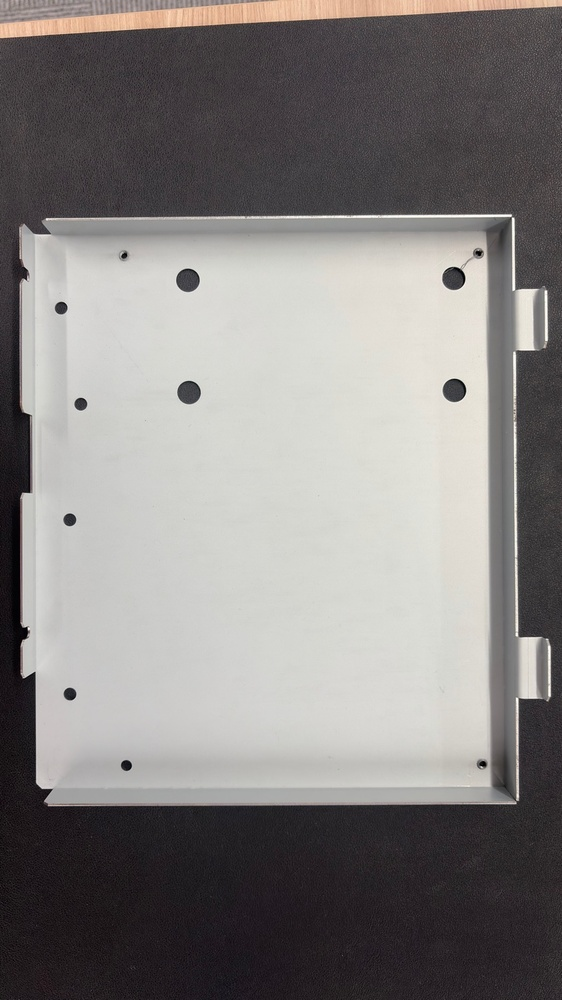
#> input picture will-RuleBase-curve-main/data/inputs/good.jpg, 562 x 1000 px, shrunk from 864 x 1536 before the run
$ python -i segmentation.py   (imports and definitions only)
#> lines starting #> are read from the running program, lines starting #| are printed output that depends on the picture; after the words box and inside, x2 and y2 are one past the last pixel; in counts of white or black regions, pixels touching at a corner belong together
#> further down, picture is the input picture: shape (1000, 562, 3); mean B, G, R 128.1, 129.6, 132.8
"""
前景セグメンテーションモジュール

基準画像から前景マスクを取得する機能を提供します。
"""
import cv2
import numpy as np


def get_foreground_mask(image, blur_ksize=5, keep_largest_ratio=0.0, preclose_kernel=15):
    """
    基準画像から前景マスクを画像処理で取得（Otsu + 中心を含む連結成分）。
    背景が単色に近いとき、サンプル（前景）領域だけをマスクする。

    Args:
        image: 基準画像（BGR or グレー）
        blur_ksize: ブラーカーネル（奇数）
        keep_largest_ratio: 最大連結成分の面積に対する割合以上の成分を追加で残す（0=中心成分のみ）
        preclose_kernel: 連結成分抽出前に行うCloseのカーネルサイズ（奇数）
    Returns:
        mask: 0/255 の二値マスク（255=前景）。失敗時は None（その場合はマスクなしで続行）
    """
#> called with blur_ksize = 5, keep_largest_ratio = 0, preclose_kernel = 15
    if image is None or image.size == 0:
        return None
    if len(image.shape) == 3:
        gray = cv2.cvtColor(image, cv2.COLOR_BGR2GRAY)
    else:
        gray = image.copy()
    h, w = gray.shape[:2]
#> h = 1000; w = 562
    blurred = cv2.GaussianBlur(gray, (blur_ksize, blur_ksize), 0)
    _, binary = cv2.threshold(blurred, 0, 255, cv2.THRESH_BINARY + cv2.THRESH_OTSU)
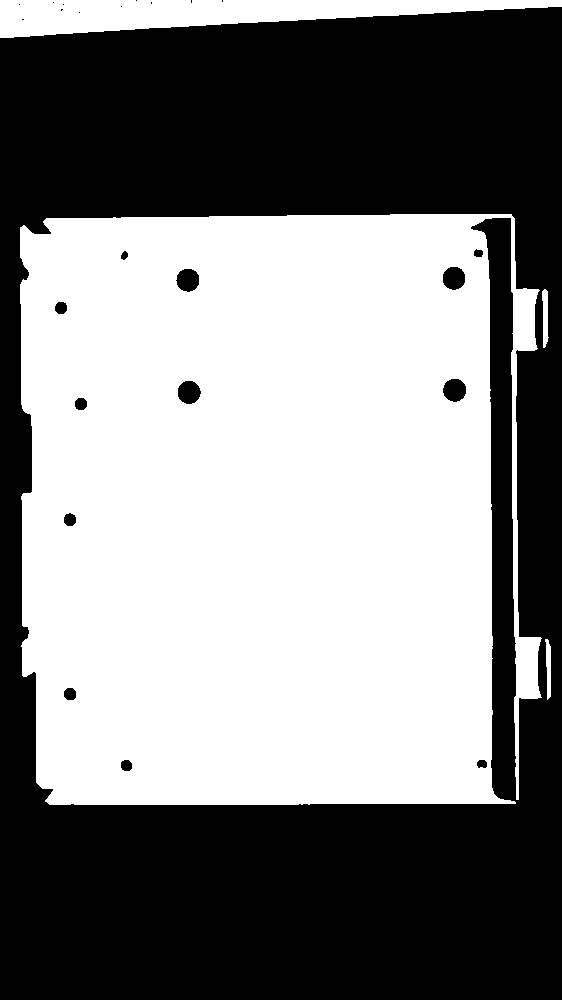
#> binary: shape (1000, 562); 51.3% white; 24 black regions (11 under 20 px), largest, box (x1, y1, x2, y2) and area: (0, 7, 562, 1000) 271202, (443, 379, 466, 402) 415, (178, 381, 201, 404) 414
    if preclose_kernel and int(preclose_kernel) > 0:
        ksize = max(3, int(preclose_kernel) if int(preclose_kernel) % 2 else int(preclose_kernel) + 1)
        kernel = cv2.getStructuringElement(cv2.MORPH_ELLIPSE, (ksize, ksize))
        binary = cv2.morphologyEx(binary, cv2.MORPH_CLOSE, kernel)
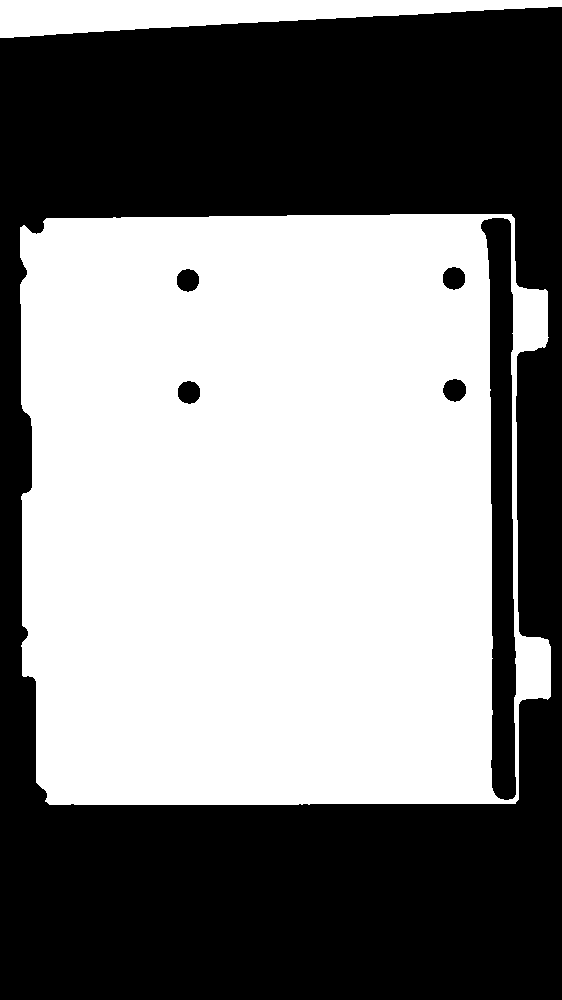
#> binary: shape (1000, 562); 51.7% white; 6 black regions, box (x1, y1, x2, y2) and area: (0, 7, 562, 1000) 257111, (481, 218, 516, 800) 12853, (443, 379, 466, 402) 406, (178, 381, 200, 404) 404, (443, 267, 465, 290) 402, (177, 269, 199, 292) 400
    num_labels, labels, stats, _ = cv2.connectedComponentsWithStats(binary, connectivity=8)
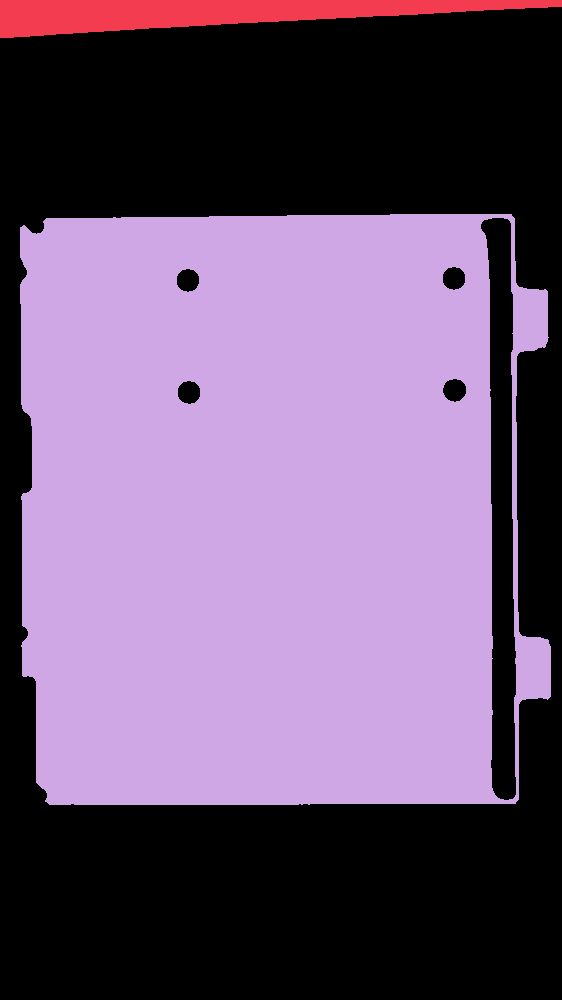
#> labels: shape (1000, 562) int32; 3 distinct labels, from 0 to 2; one colour per label, 0 black
#> num_labels = 3; stats = [[0, 7, 562, 993, 271576], [0, 0, 562, 38, 12217], [20, 214, 531, 591, 278207]]
    if num_labels < 2:
        return None
    cx, cy = w // 2, h // 2
#> cx = 281; cy = 500
    label_center = int(labels[cy, cx])
#> label_center = 2
    areas = [stats[i, 4] for i in range(1, num_labels)]  # 4 = CC_STAT_AREA
#> areas = [12217, 278207]
    if label_center >= 1:
        chosen = label_center
#> chosen = 2
    else:
        chosen = 1 + int(np.argmax(areas))
    fg = (labels == chosen).astype(np.uint8) * 255
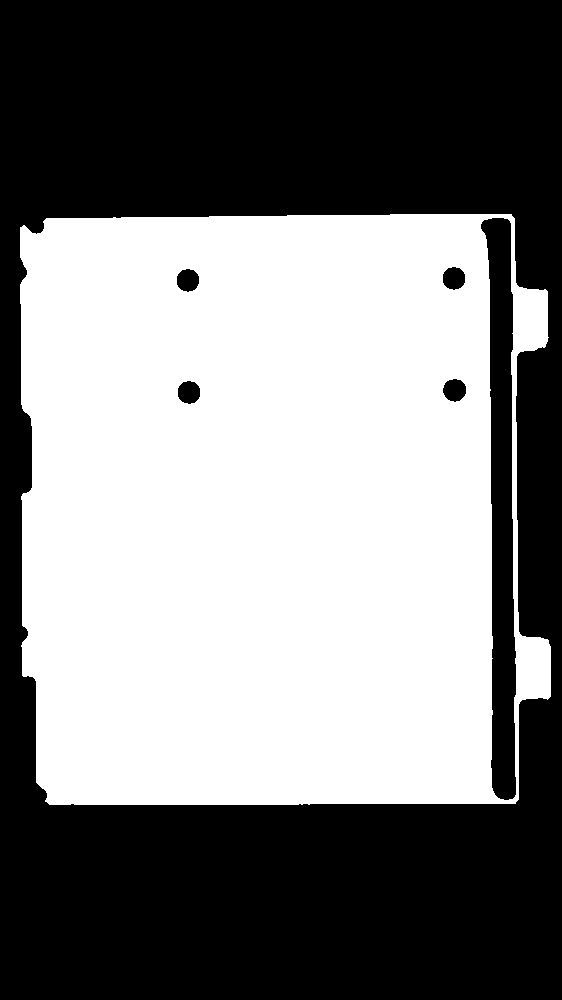
#> fg: shape (1000, 562); 49.5% white; 1 white region, box (x1, y1, x2, y2) and area: (20, 214, 551, 805) 278207
    if keep_largest_ratio and keep_largest_ratio > 0 and areas:
        largest_area = max(areas)
        threshold = largest_area * float(keep_largest_ratio)
        for i in range(1, num_labels):
            if stats[i, 4] >= threshold:
                fg |= (labels == i).astype(np.uint8) * 255
    kernel = cv2.getStructuringElement(cv2.MORPH_ELLIPSE, (15, 15))
    fg = cv2.morphologyEx(fg, cv2.MORPH_CLOSE, kernel)
    fg = cv2.morphologyEx(fg, cv2.MORPH_OPEN, kernel)
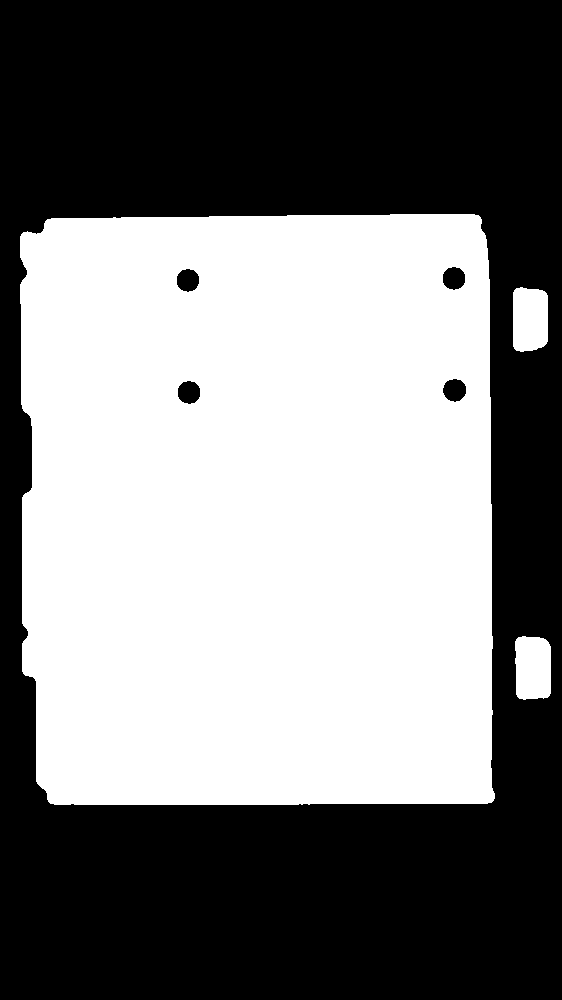
#> fg: shape (1000, 562); 49% white; 3 white regions, box (x1, y1, x2, y2) and area: (20, 214, 495, 805) 271301, (515, 636, 551, 700) 2128, (513, 287, 548, 352) 2103
    return fg

>>> import cv2
>>> picture = cv2.imread('../../will-RuleBase-curve-main/data/inputs/good.jpg')
>>> result = get_foreground_mask(picture)

$ run again, on will-RuleBase-curve-main/data/inputs/ng.jpg
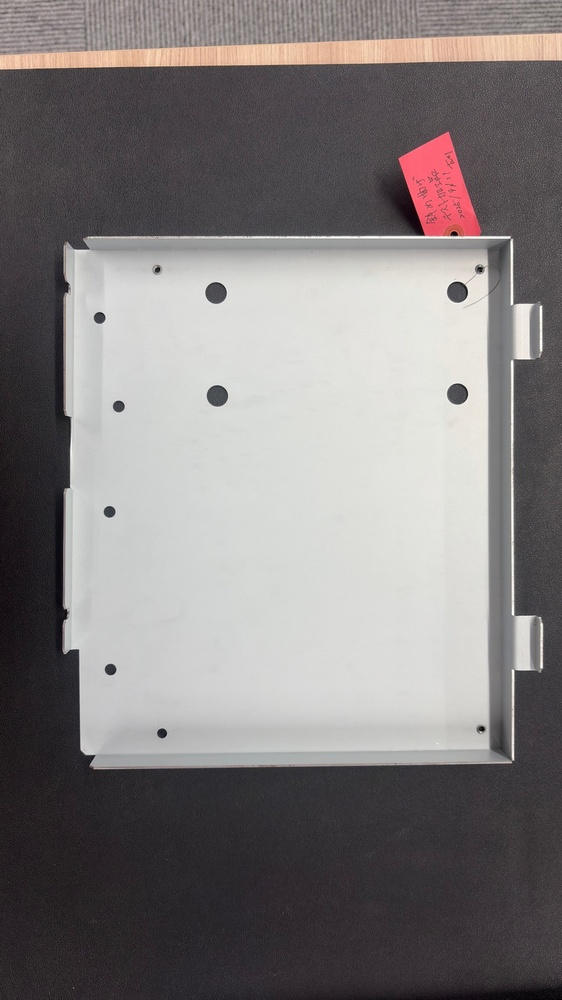
#> input picture will-RuleBase-curve-main/data/inputs/ng.jpg, 562 x 1000 px, shrunk from 864 x 1536 before the run
#> picture is the input picture: shape (1000, 562, 3); mean B, G, R 125.1, 125.1, 129.5
#> in get_foreground_mask, `num_labels, labels, stats, _ = cv2.connectedComponentsWithStats(binary..`:
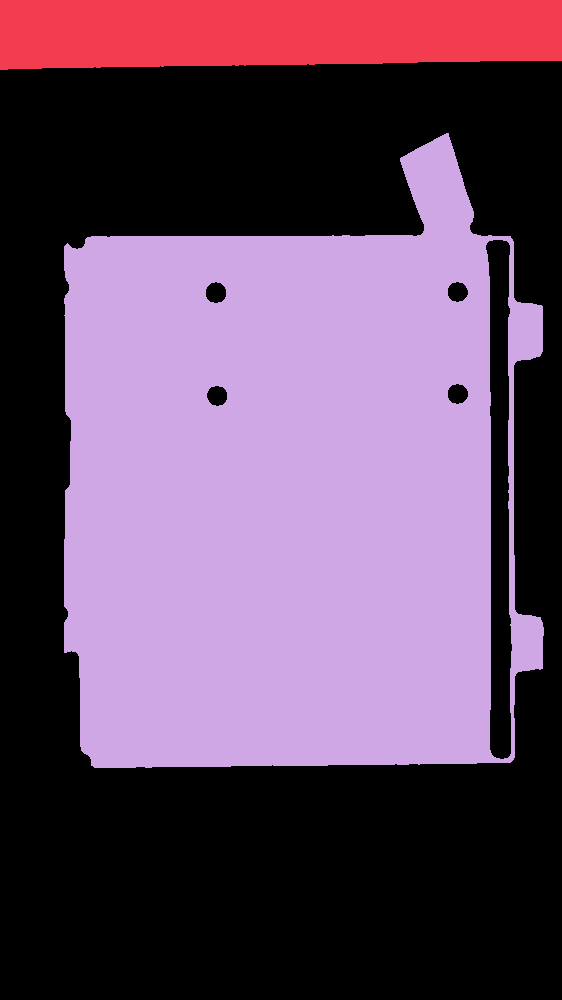
#> labels: shape (1000, 562) int32; 3 distinct labels, from 0 to 2; one colour per label, 0 black
#> num_labels = 3; stats = [[0, 61, 562, 939, 292664], [0, 0, 562, 70, 36426], [64, 133, 480, 635, 232910]]
#> label_center = 2
#> areas = [36426, 232910]
#> chosen = 2
#> in get_foreground_mask, `fg = cv2.morphologyEx(fg, cv2.MORPH_OPEN, kernel)`:
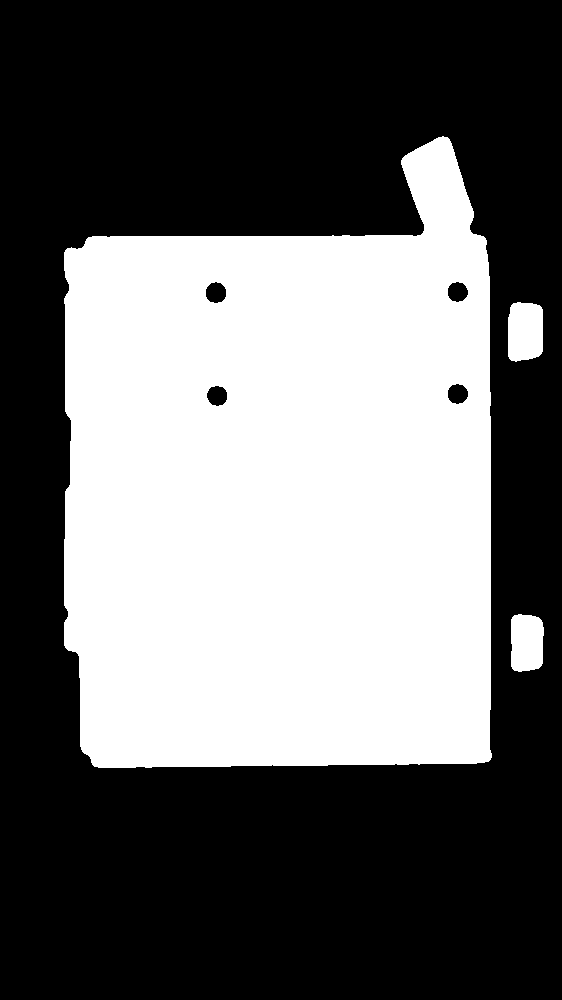
#> fg: shape (1000, 562); 41% white; 3 white regions, box (x1, y1, x2, y2) and area: (64, 136, 492, 768) 226708, (508, 302, 543, 362) 1910, (511, 614, 544, 672) 1727

$ run again, on will-RuleBase-curve-main/data/inputs/master.png
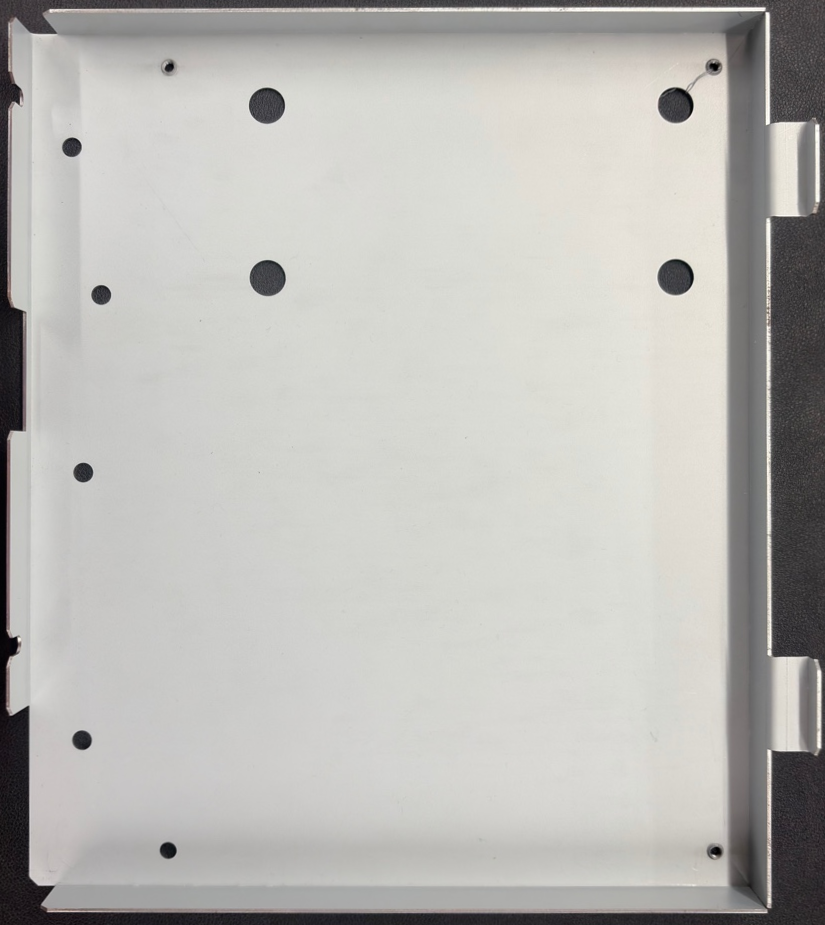
#> input picture will-RuleBase-curve-main/data/inputs/master.png, 825 x 925 px
#> picture is the input picture: shape (925, 825, 3); mean B, G, R 182, 185.7, 186.7
#> in get_foreground_mask, `binary = cv2.morphologyEx(binary, cv2.MORPH_CLOSE, kernel)`:
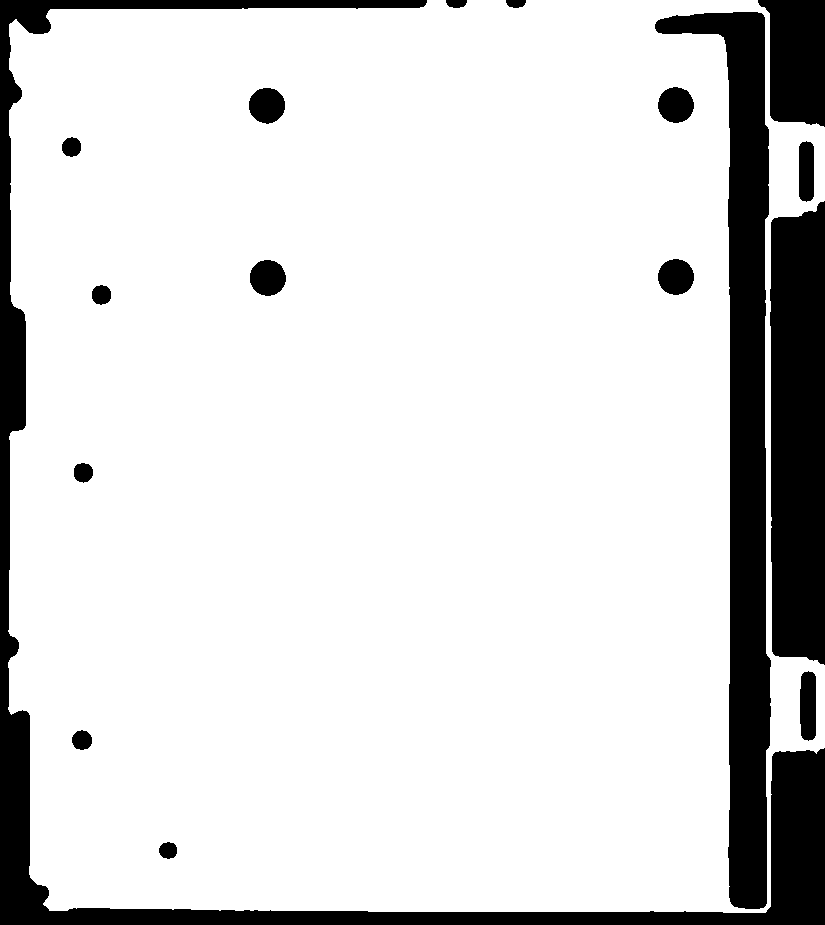
#> binary: shape (925, 825); 85.2% white; 17 black regions, largest, box (x1, y1, x2, y2) and area: (0, 0, 825, 925) 40241, (655, 12, 771, 909) 34602, (770, 201, 825, 665) 23930
#> num_labels = 2; stats = [[0, 0, 825, 925, 113269], [8, 0, 817, 913, 649856]]
#> label_center = 1
#> areas = [649856]
#> chosen = 1
#> in get_foreground_mask, `fg = cv2.morphologyEx(fg, cv2.MORPH_OPEN, kernel)`:
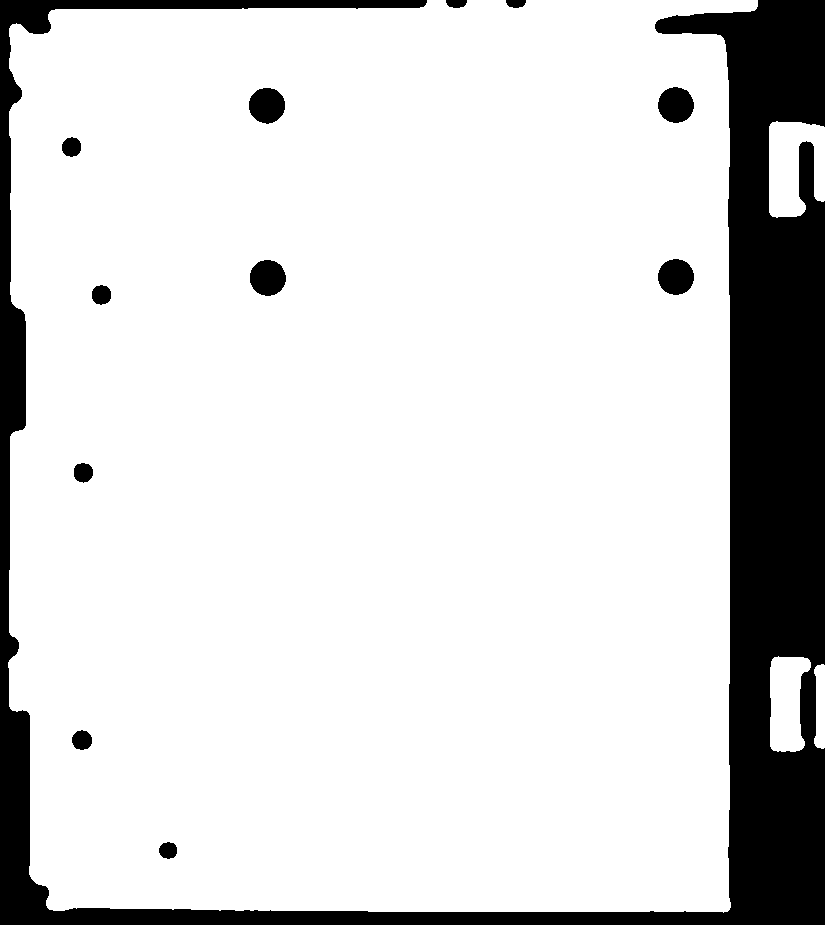
#> fg: shape (925, 825); 84.5% white; 12 black regions, largest, box (x1, y1, x2, y2) and area: (0, 0, 825, 925) 112149, (250, 260, 286, 296) 1016, (658, 259, 694, 295) 1015
